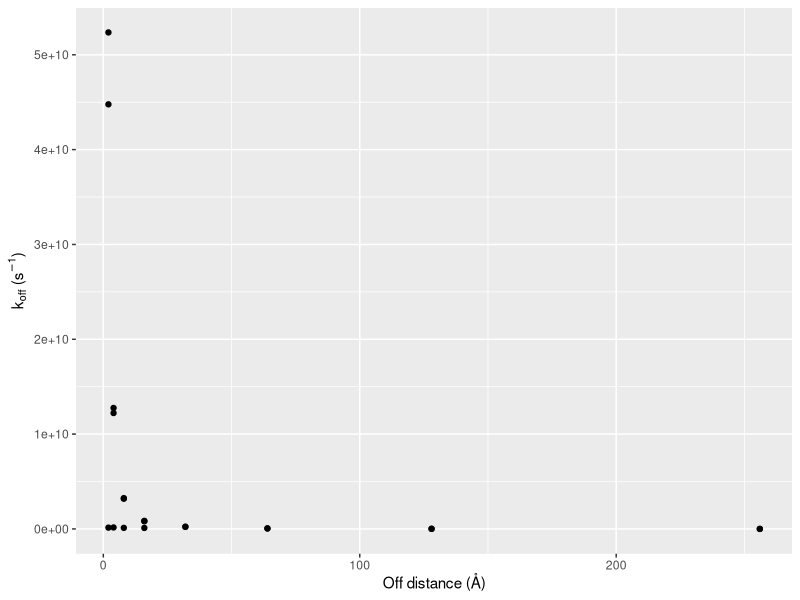
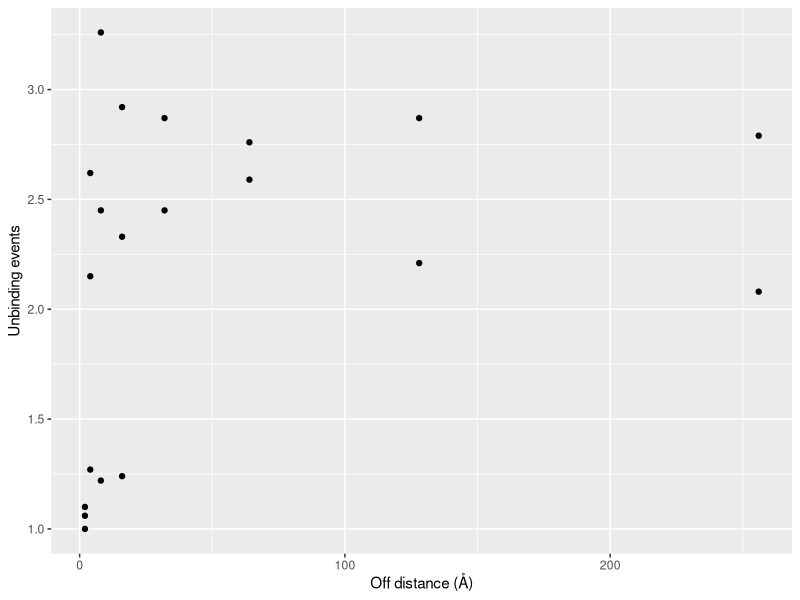
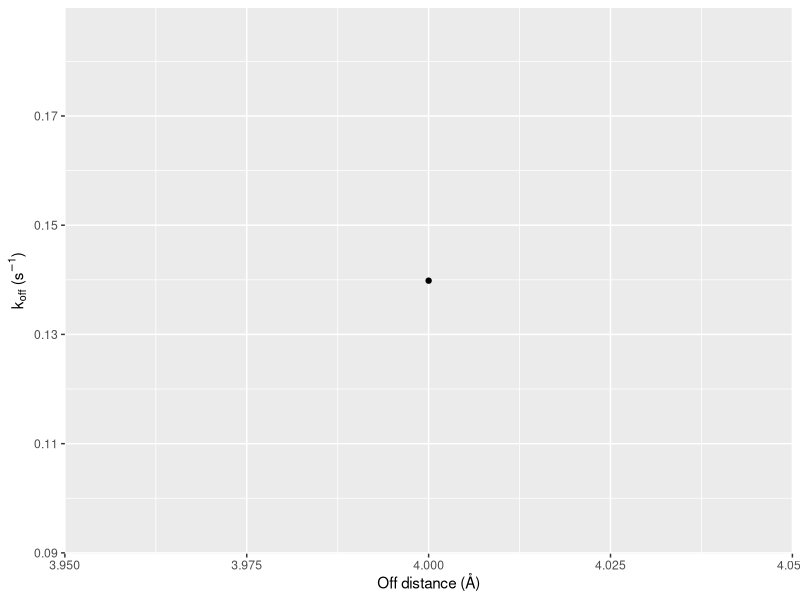
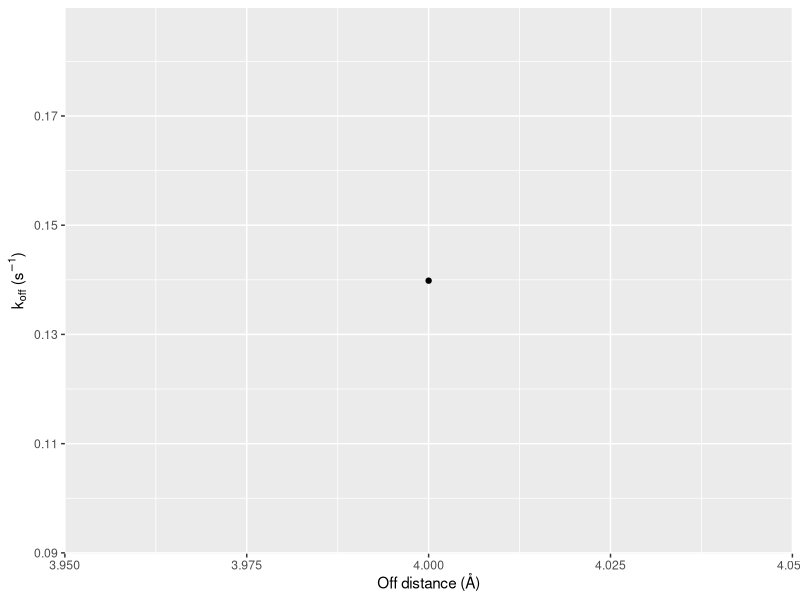

Recreate these plots in R, in order.
library(dplyr)
library(readr)
library(ggplot2)

df <- read_csv('k_off.csv')

ggplot(data=df) +
  geom_point(aes(x=distance, y=k_off)) +
  ylab(expression('k'['off']*' (s'^-1*')')) + 
  xlab('Off distance (Å)')

#ggsave('k_off.png', width=4, height=3)

ggplot(data=df) +
  geom_point(aes(x=distance, y=`unbinding events`)) +
  ylab('Unbinding events') + 
  xlab('Off distance (Å)')

#ggsave('unbinding_events.png', width=4, height=3)


df <- read_csv('k_off_2.csv')

ggplot(data=df) +
  geom_point(aes(x=distance, y=k_off)) +
  ylab(expression('k'['off']*' (s'^-1*')')) + 
  xlab('Off distance (Å)')

ggsave('k_off_2.png', width=4, height=3)